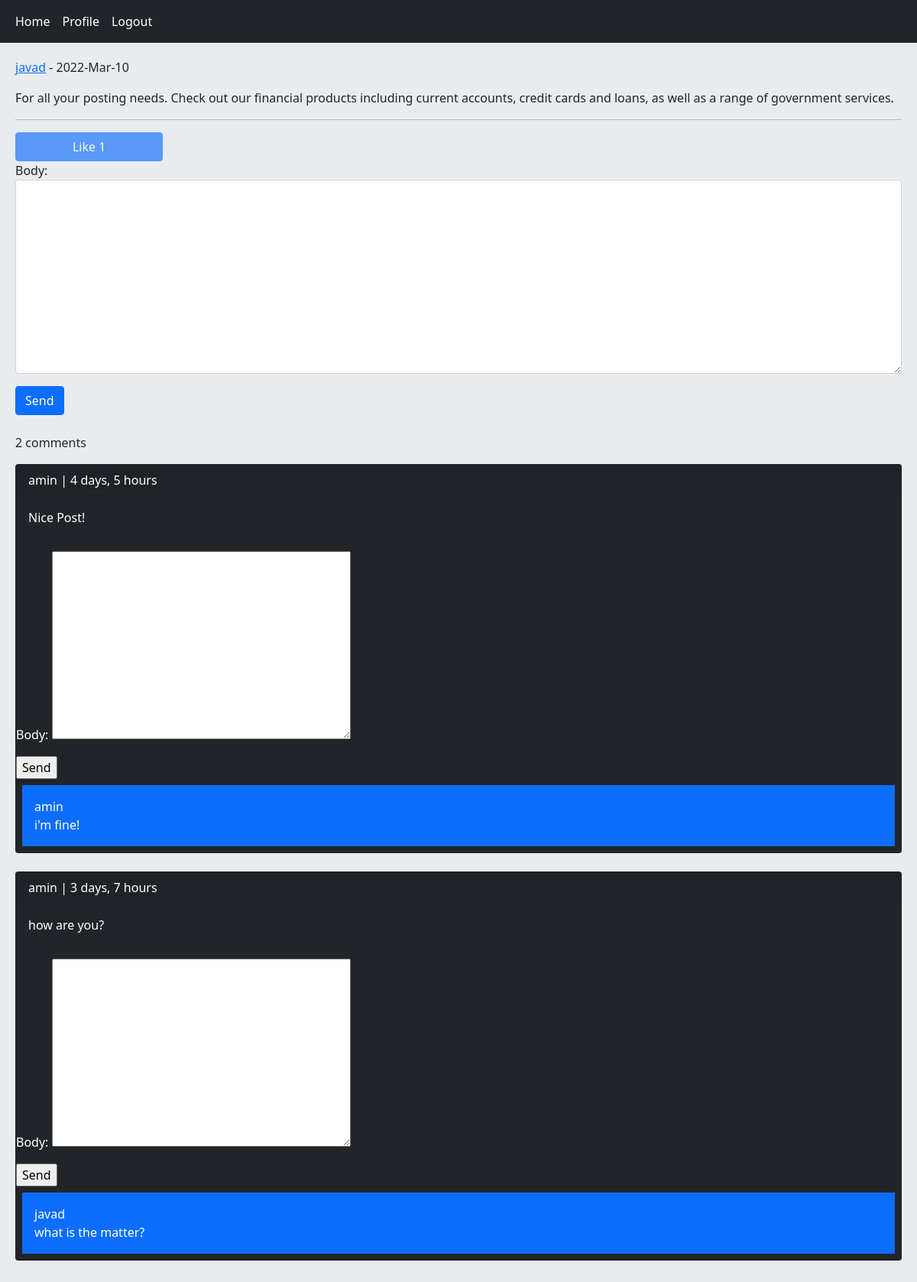
The page /post/3/for-all-your-posting-needs-check-out-our-financial/ (signed in) on the database its author committed.
### home/models.py (models this page shows, shortened)
class Post(models.Model):
    user = models.ForeignKey(User, on_delete=models.CASCADE, related_name='posts')
    body = models.TextField()
    slug = models.SlugField()
    title = models.CharField(max_length=100, null=True, blank=True)
    created = models.DateTimeField(auto_now_add=True)
    updated = models.DateTimeField(auto_now=True)
    class Meta:
        ordering = ('-created',)
    def likes_count(self):
        return self.pvotes.count()
    def user_can_like(self, user):
        user_like = user.uvotes.filter(post=self)
        if user_like.exists():
            return True
        return False

class Comment(models.Model):
    user = models.ForeignKey(User, on_delete=models.CASCADE, related_name='ucomments')
    post = models.ForeignKey(Post, on_delete=models.CASCADE, related_name='pcomments')
    reply = models.ForeignKey('self', on_delete=models.CASCADE, related_name='rcomments', blank=True, null=True)
    is_reply = models.BooleanField(default=False)
    body = models.TextField(max_length=400)
    created = models.DateTimeField(auto_now_add=True)

### home/views.py (the view, shortened to what this page needs)
# urls.py: path('post/<int:post_id>/<slug:post_slug>/', views.PostDetailView.as_view(), name='post_detail'),
class PostDetailView(View):
    form_class = CommentCreateForm
    form_class_reply = CommentReplyForm
    def setup(self, request, *args, **kwargs):
        self.post_instance = get_object_or_404(Post, id=kwargs['post_id'], slug=kwargs['post_slug'])
        return super().setup(request, *args, **kwargs)
    def get(self, request, *args, **kwargs):
        comments = self.post_instance.pcomments.filter(is_reply=False)
        can_like = False
        if request.user.is_authenticated and self.post_instance.user_can_like(request.user):
            can_like = True
        return render(request, 'home/detail.html', {'post': self.post_instance, 'comments': comments, 'form': self.form_class, 'reply_form': self.form_class_reply, 'can_like': can_like})

### home/templates/home/detail.html (shortened to what this page needs)
{% extends 'base.html' %}
{% block content %}
    <p><a href="{% url 'account:user_profile' post.user.id %}">{{ post.user.username }}</a> - {{ post.updated|date:"Y-M-d" }}</p>
    <p>{{ post.body }}</p><hr/>
    {% if request.user.is_authenticated %}
        <a href="{% url 'home:post_like' post.id %}" class="{% if can_like %}disabled{% endif %} btn btn-primary col-md-2">Like {{ post.likes_count }}</a>
        <form action="" method="post" novalidate>
            {{ form.as_p }}
            <input type="submit" value="Send" class="btn btn-primary">
        </form><br>
    {% else %}
        <p class="alert alert-danger">Only logged in users can comment.</p>
    {% endif %}
    <p>{{ comments.count }} comments</p>
    {% for comment in comments %}
        <div class="card bg-dark text-white">
            <p class="card-header">{{ comment.user }} | {{ comment.created|timesince }}</p>
            <p class="card-body">{{ comment.body }}</p>
            {% if request.user.is_authenticated %}
                <form action="{% url 'home:add_reply' post.id comment.id %}" method="post" novalidate>
                    {{ reply_form.as_p }}
                    <input type="submit" value="Send">
                </form>
            {% endif %}
            {% with replies=comment.rcomments.all %}
                {% for reply in replies %}
                    <p class="bg-primary p-3 m-2">{{ reply.user }} <br> {{ reply.body }}</p>
                {% endfor %}
            {% endwith %}
        </div><br>
    {% empty %}
        <p>No comment yet!</p>
    {% endfor %}
{% endblock %}

### rows shown on the page
Post: user.username "javad", updated "2022-Mar-10", body "For all your posting needs. Check out our financial products including current accounts, credit cards and loans, as well as a range of government services.", likes_count "1"
Comment: user "amin", created "4 days, 5 hours", body "Nice Post!"
Comment: user "amin", body "i'm fine!"
Comment: user "amin", created "3 days, 7 hours", body "how are you?"
Comment: user "javad", body "what is the matter?"

### other values the page prints
{{ comments.count }} "2"
